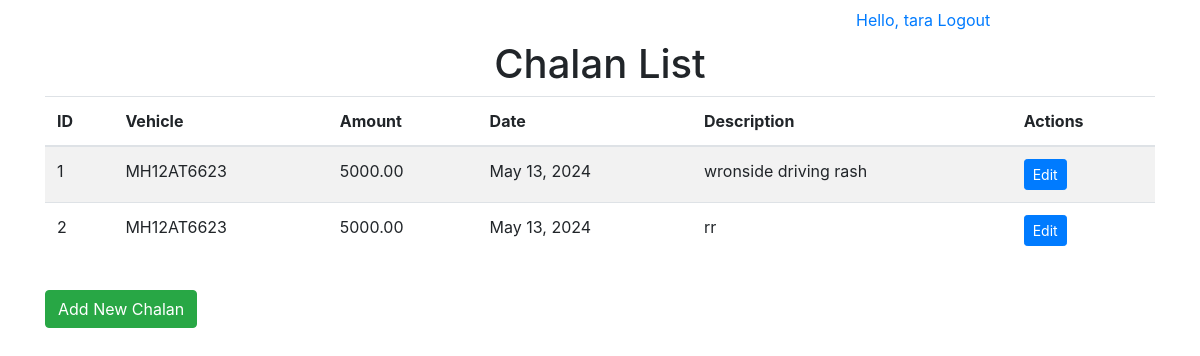
/api/chalans/ (signed in), run on the app's committed database.
### testapp/models.py (models this page shows, shortened)
class Chalan(models.Model):
    vehicle = models.ForeignKey(Vehicle, on_delete=models.CASCADE)
    amount = models.DecimalField(max_digits=10, decimal_places=2)
    date = models.DateField()
    description = models.TextField()

class Vehicle(models.Model):
    owner = models.CharField(max_length=20)
    registration_number = models.CharField(max_length=20, unique=True)
    make = models.CharField(max_length=50)
    model = models.CharField(max_length=50)
    color = models.CharField(max_length=20)
    year = models.IntegerField()

### testapp/views.py (the view)
# urls.py: path('chalans/', views.ChalanDetailsView, name='chalan_list'),
@login_required
def ChalanDetailsView(request):
    form=Chalan.objects.all()
    template_name='testapp/chalan_show.html'
    context={'form':form}
    return render (request,template_name,context)

### templates/testapp/chalan_show.html
{% extends 'layout.html' %}
{% load crispy_forms_tags %}
{% block content %}
<div class="container">
    <h1 class="text-center">Chalan List</h1>
    <table class="table table-striped">
        <thead>
            <tr>
                <th>ID</th>
                <th>Vehicle</th>
                <th>Amount</th>
                <th>Date</th>
                <th>Description</th>
                <th>Actions</th>
            </tr>
        </thead>
        <tbody>
            {% for chalan in form %}
            <tr>
                <td>{{ chalan.id }}</td>
                <td>{{ chalan.vehicle.registration_number }}</td>
                <td>{{ chalan.amount }}</td>
                <td>{{ chalan.date }}</td>
                <td>{{ chalan.description }}</td>
                <td>
                    <a href="{% url 'chalan_edit' chalan.pk %}" class="btn btn-primary btn-sm">Edit</a>
                </td>
            </tr>
            {% endfor %}
        </tbody>
    </table>
    <a href="{% url 'chalan_create' %}" class="btn btn-success mt-3">Add New Chalan</a>
</div>
{% endblock %}

### templates/layout.html (shortened to what this page needs)
<!DOCTYPE html>
<html lang="en">
<head>
    <link rel="stylesheet" href="https://stackpath.bootstrapcdn.com/bootstrap/4.5.0/css/bootstrap.min.css"
>
</head>
<body>
    <ul class="nav nav-pills" style="margin-left:70%;">
{% if user.is_authenticated %}
  <li class="nav-item active" >
    <a class="nav-link" href="{% url 'logout' %}" >Hello, {{user.username}} Logout</a>
  </li>
{% endif %}
        </ul>
    {% block content %}
        {% endblock %}
</body>
</html>

### data on the page
Chalan: id "1", vehicle.registration_number "MH12AT6623", amount "5000.00", date "May 13, 2024", description "wronside driving rash"
Chalan: id "2", vehicle.registration_number "MH12AT6623", amount "5000.00", date "May 13, 2024", description "rr"

### other printed values
{{ user.username }} "tara"
